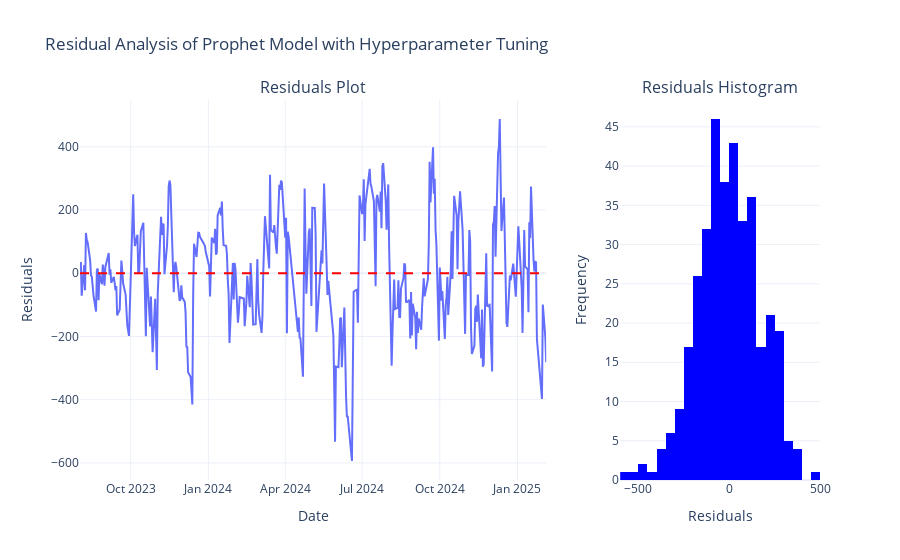

Notebook cell for this chart:
### Markdown cell above
Berdasarkan grafik Prophet Model dengan Hyperparameter Tuning, berikut beberapa insight utama:

**Performa Model:**
- MAE turun dari 1842.50 menjadi 373.38
- MAPE menurun dari 19.22% menjadi 4.04%

**Artinya, Model prediksi sudah sangat membaik setelah penyetelan parameter dan kesalahan prediksi berkurang.**

### Code cell
from plotly.subplots import make_subplots

fig = make_subplots(rows=1, cols=2, 
                    subplot_titles=('Residuals Plot', 'Residuals Histogram'), 
                    column_widths=[0.7, 0.3])

fig.add_trace(go.Scatter(x=best_forecast['ds'], y=residuals, mode='lines', name='Residuals'),
              row=1, col=1)

fig.add_trace(go.Scatter(x=best_forecast['ds'], y=[0]*len(best_forecast), mode='lines', 
                         line=dict(color='red', dash='dash'), name='Zero Residual'),
              row=1, col=1)

fig.add_trace(go.Histogram(x=residuals, nbinsx=30, name='Residuals', marker=dict(color='blue')),
              row=1, col=2)

# Update layout
fig.update_layout(title_text='Residual Analysis of Prophet Model with Hyperparameter Tuning', 
                  height=600, 
                  showlegend=False,
                  xaxis_title='Date', 
                  yaxis_title='Residuals', 
                  xaxis2_title='Residuals', 
                  yaxis2_title='Frequency')

fig.show()

### Figure 1 — Plotly figure (JSON) as saved in the notebook; plotly's stock layout.template omitted (floating-point values rounded to 4 significant figures; data arrays with more than 128 entries replaced by an {"elided": "..."} marker saying what was removed)
{"data": [{"mode": "lines", "name": "Residuals", "type": "scatter", "x": {"elided": "362 str values"}, "xaxis": "x", "y": {"elided": "362 float values"}, "yaxis": "y"}, {"line": {"color": "red", "dash": "dash"}, "mode": "lines", "name": "Zero Residual", "type": "scatter", "x": {"elided": "362 str values"}, "xaxis": "x", "y": {"elided": "362 int values"}, "yaxis": "y"}, {"marker": {"color": "blue"}, "name": "Residuals", "nbinsx": 30, "type": "histogram", "x": {"elided": "362 float values"}, "xaxis": "x2", "yaxis": "y2"}], "layout": {"annotations": [{"font": {"size": 16}, "showarrow": false, "text": "Residuals Plot", "x": 0.315, "xanchor": "center", "xref": "paper", "y": 1, "yanchor": "bottom", "yref": "paper"}, {"font": {"size": 16}, "showarrow": false, "text": "Residuals Histogram", "x": 0.865, "xanchor": "center", "xref": "paper", "y": 1, "yanchor": "bottom", "yref": "paper"}], "autosize": true, "showlegend": false, "title": {"text": "Residual Analysis of Prophet Model with Hyperparameter Tuning"}, "xaxis": {"anchor": "y", "autorange": true, "domain": [0, 0.63], "range": ["2023-08-02", "2025-02-04"], "title": {"text": "Date"}, "type": "date"}, "xaxis2": {"anchor": "y2", "autorange": true, "domain": [0.73, 1], "range": [-600, 500], "title": {"text": "Residuals"}, "type": "linear"}, "yaxis": {"anchor": "x", "autorange": true, "domain": [0, 1], "range": [-654.1, 548.1], "title": {"text": "Residuals"}, "type": "linear"}, "yaxis2": {"anchor": "x2", "autorange": true, "domain": [0, 1], "range": [0, 48.42], "title": {"text": "Frequency"}}}}
